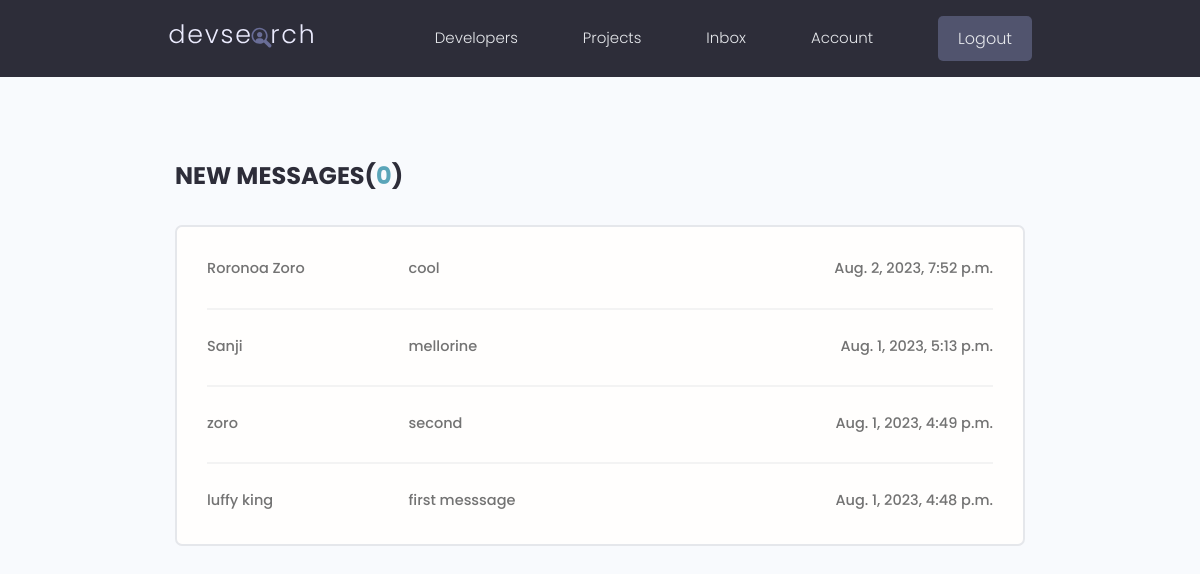
The page /inbox/ (signed in) on the database its author committed.
### users/models.py (models this page shows, shortened)
class Message(models.Model):
    sender=models.ForeignKey(Profile,on_delete=models.SET_NULL,null=True,blank=True)
    recipient=models.ForeignKey(Profile,on_delete=models.SET_NULL,null=True,blank=True,related_name="messages")
    name=models.CharField(max_length=200,null=True,blank=True)
    email=models.EmailField(max_length=200,null=True,blank=True)
    subject=models.CharField(max_length=200,null=True,blank=True)
    body=models.TextField()
    is_read=models.BooleanField(default=False,null=True)
    created_at=models.DateTimeField(auto_now_add=True)
    id=models.UUIDField(default=uuid.uuid4,unique=True,primary_key=True,editable=False)
    class Meta:
        ordering=['is_read','-created_at']

### users/views.py (the view)
# urls.py: path('inbox/',views.inbox,name="inbox"),
@login_required(login_url='login')
def inbox(request):
    profile=request.user.profile
    messageRequests= profile.messages.all()
    unreadCount=messageRequests.filter(is_read=False).count()
    context={'messageRequests':messageRequests,'unreadCount':unreadCount}
    return render(request,'users/inbox.html',context)

### users/templates/users/inbox.html
{% extends 'main.html' %}
{% block content %}
  <main class="inbox my-xl">
    <div class="content-box">
      <h3 class="inbox__title">New Messages(<span>{{unreadCount}}</span>)</h3>
      <ul class="messages">
        {% for message in messageRequests %}
        {% if message.is_read == False %}
        <li class="message message--unread">
        {% else %}
        <li class="message">
        {% endif %}
          <a href="{% url 'message' message.id %}">
            <span class="message__author">{{message.name}}</span>
            <span class="message__subject">{{message.subject}}</span>
            <span class="message__date">{{message.created_at}}</span>
          </a>
        </li>
        {% endfor %}
      </ul>
    </div>
  </main>
{% endblock %}

### static/styles/app.css (style rules this page uses)
:root { --color-sub: #2d2d39; }
.content-box { width: 95%; max-width: 85rem; margin: 0 auto; }
.inbox { height: 90vh; }
.inbox__title, .inbox__title span { font-size: 2.4rem; font-weight: 700; color: var(--color-sub); text-transform: uppercase; text-align: left; margin-bottom: 3rem; }
.inbox__title span { color: var(--color-main); }
.messages { list-style: none; background: var(--color-white); padding: 0.5rem 3rem; border: 2px solid var(--color-light); border-radius: 0.7rem; }
.message { padding: 2.5rem 0; }
.message > a span { font-size: 1.45rem; font-weight: 500; }
.message:not(:last-child) { border-bottom: 2px solid var(--color-white-light); }
.message > a { display: flex; gap: 1rem; }
.message__author, .message__date { flex-basis: 25%; }
.message__subject { flex-basis: 50%; }
.message__date { text-align: right; }

### static/uikit/styles/modules/_variables.css (style rules this page uses)
:root { --color-main: #5aa5b9; --color-main-light: #e6faff; --color-sub: #3f4156; --color-sub-light: #51546e; --color-sub-lighter: #ededfd; --color-text: #737373; --color-gray: #8b8b8b; --color-light: #e5e7eb; --color-light-gray: #767676; --color-bg: #f8fafd; --color-white: #fffefd; --color-white-light: #f3f3f3; --color-success: #359e64; --color-success-bg: #def8e8; --color-error: #fc4b0b; --color-error-bg: #fff2ee; --font-base: 'Poppins', arial, helvetica, 'Segoe UI', roboto, ubuntu, sans-serif; --font-monospace: 'Fira Code', 'Courier New', courier, monospace; --font-regular: 300; --font-medium: 500; --font-bold: 700; --generic-shadow: 1px 1px 5px #00000010; --generic-transition: all 0.3s ease-in-out; }

### static/uikit/styles/modules/_base.css (style rules this page uses)
* { margin: 0; padding: 0; box-sizing: border-box; text-rendering: optimizeLegibility; color: inherit; font-size: inherit; }
html { font-size: 50%; }
@media only screen and (min-width: 480px) { html { font-size: 56.25%; } }
@media only screen and (min-width: 1200px) { html { font-size: 62.5%; } }
body { line-height: 1.6; font-weight: 400; font-size: 1.5rem; color: var(--color-text); background-color: var(--color-bg); min-height: 100vh; }

### static/uikit/styles/modules/_typography.css (style rules this page uses)
* { font-family: var(--font-base); }
h3 { font-size: 3.2rem; font-weight: var(--font-medium); }
p, span, strong { font-size: 1.6rem; color: var(--color-text); font-weight: var(--font-regular); }
a { padding-bottom: 2px; text-decoration: none; display: inline-block; color: var(--color-main); font-weight: var(--font-medium); }

### static/uikit/styles/modules/_utilities.css (style rules this page uses)
.my-xl { margin: 8rem auto; }

### rows shown on the page
Message: name "Roronoa Zoro", subject "cool", created_at "Aug. 2, 2023, 7:52 p.m."
Message: name "Sanji", subject "mellorine", created_at "Aug. 1, 2023, 5:13 p.m."
Message: name "zoro", subject "second", created_at "Aug. 1, 2023, 4:49 p.m."
Message: name "luffy king", subject "first messsage", created_at "Aug. 1, 2023, 4:48 p.m."

### other values the page prints
{{ unreadCount }} "0"
